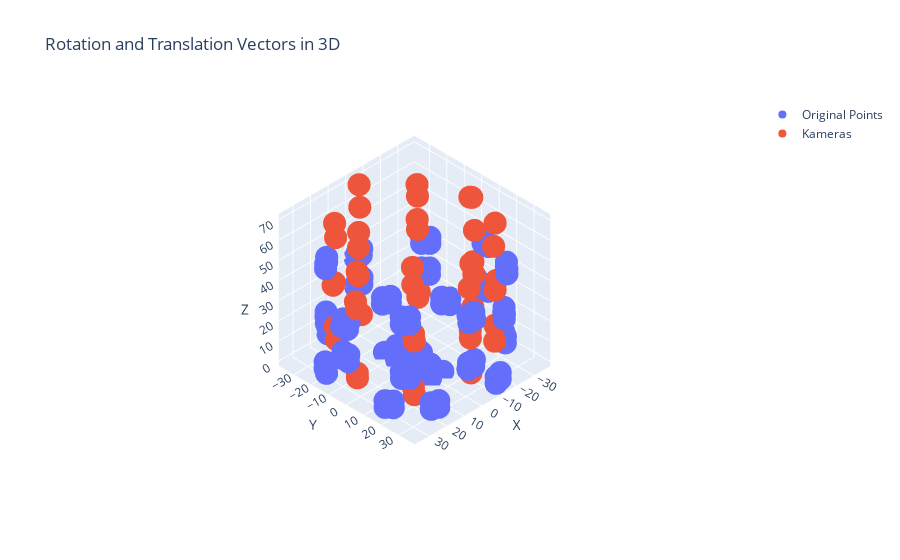

Notebook source saved alongside this figure:
### Code cell
wolke_zeigen(coords, pictures)
